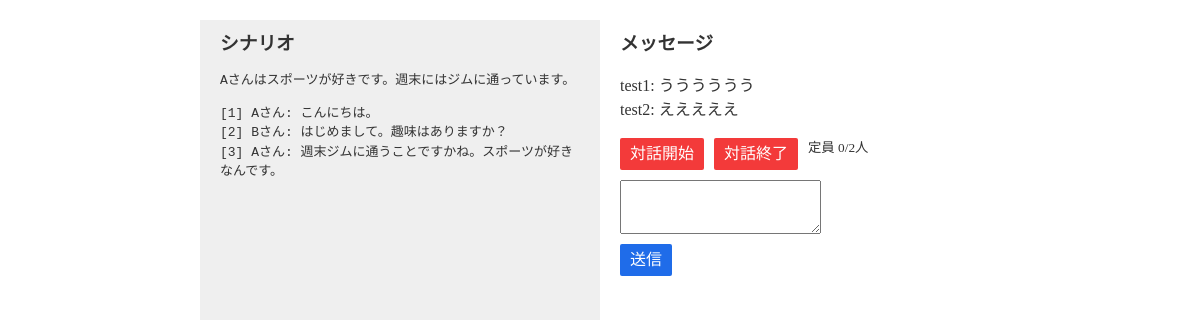
Page /rooms/dc348de0d14d42df91eff0578154f648 (signed in) on the committed database.
### flaskr/models/scenario.py (models this page shows, shortened)
class Scenario(db.Model):
    __tablename__ = "scenarios"
    id    = db.Column("id",    db.Integer,      primary_key=True)
    title = db.Column("title", db.String(100),  nullable=False,   unique=True)
    text  = db.Column("text",  db.String(5000), nullable=False)

### flaskr/models/message.py (models this page shows, shortened)
class Message(db.Model):
    __tablename__ = "messages"
    id      = db.Column("id",       db.Integer,     primary_key=True)
    text    = db.Column("status",   db.String(100), nullable=False)
    room_id = db.Column("room_id",  db.Integer, db.ForeignKey("rooms.id"), nullable=False)
    user_id = db.Column("user_id",  db.Integer, db.ForeignKey("users.id"), nullable=False)

### flaskr/models/user.py (models this page shows, shortened)
class User(db.Model):
    __tablename__ = "users"
    id        = db.Column("id",       db.Integer,     primary_key=True)
    name      = db.Column("name",     db.String(100), nullable=False, unique=True)
    role      = db.Column("role",     db.Enum(Role),  nullable=False,              default=Role.NORMAL)
    _password = db.Column("password", db.String(100), nullable=False)
    messages  = db.relationship("Message", backref="user", lazy=True)
    def _get_password(self):
        return self._password
    def _set_password(self, password):
        password = self.validate_password("password", password)
        if password:
            password = password.strip()
        self._password = generate_password_hash(password)
    password_descriptor = property(_get_password, _set_password)
    password = synonym("_password", descriptor=password_descriptor)
    def __repr__(self):
        return "<User id={self.id} name={self.name!r}>".format(self=self)
    def is_admin(self):
        return self.role == Role.ADMIN

### flaskr/views/rooms.py (the view)
@bp.route("/<string:hash_id>", methods=["GET"])
@login_required
def show(hash_id):
    user = g.user
    room = fetch_room_from_hash_id(hash_id)
    if room is None:
        abort(404)
    try:
        if user.is_admin():
            scenarios = room.scenarios
        else:
            if room.status == Status.USED:
                abort(404)
            room.include(user)
            scenarios = [room.fetch_scenario_of(user)]
        current_app.logger.info(f"[/rooms/{hash_id}] {user}")
        return render_template("rooms/show.html", room=room, scenarios=scenarios)
    except Exception as error:
        flash(error.args[0])
    return redirect(url_for("rooms.index"))

### flaskr/views/__init__.py (called while the page is built)
def login_required(f):
    @wraps(f)
    def decorated_view(*args, **kwargs):
        if g.user is None:
            return redirect(url_for("auth.login", next=request.path))
        return f(*args, **kwargs)
    return decorated_view

def load_user():
    user_id = session.get("user_id")
    if user_id is None:
        g.user = None
    else:
        g.user = User.query.get(user_id)

### flaskr/views/rooms.py (called while the page is built)
def fetch_room_from_hash_id(hash_id):
    room_list = Room.query.filter_by(hash_id=hash_id).all()
    if len(room_list) == 0:
        return None
    return room_list[0]

### flaskr/templates/rooms/show.html (shortened to what this page needs)
{% extends "layout_simple.html" %}
{% block body %}
  <div class="flex">
    <div class="scenario_area">
      <h3>シナリオ</h3>
      {% for scenario in scenarios %}
        <pre>{{ scenario.text }}</pre>
      {% endfor %}
    </div>
    <div class="message_area">
      <h3>メッセージ</h3>
      <ol id="messageList">
        {% for message in room.messages %}
          <li>
            <div class="message">
              {{ message.user.name }}: {{ message.text }}
            </div>
          </li>
        {% endfor %}
      </ol>
      <div class="form_horizontal">
        <input type="submit" value="対話開始" onclick="startMessage()" class="button danger">
        <input type="submit" value="対話終了" onclick="endMessage()" class="button danger">
        <small>定員 <span id="userList">0</span>/{{ room.scenarios|length }}人</small>
      </div>
      <form action="" method="" id="form">
        <div class="form_horizontal">
          <textarea type="text" id="text" name="text" /></textarea>
        </div>
        <div class="form_horizontal">
          <input type="submit" value="送信" class="button">
        </div>
      </form>
    </div>
  </div>
{% endblock %}

### flaskr/static/style.css (style rules this page uses)
:root { --color--white: #FFFFFF; --color--black: #333333; --color--gray: #EFEFEF; --color--green: #2FB76A; --color--blue: #1F6CE9; --color--lightblue: #66CDEF; --color--darkblue: #1B59BE; --color--red: #F33A3A; --color--darkred: #BE1414; --coloralpha--black: #3333332F; }
*, *::before, *::after { box-sizing: border-box; }
body { color: var(--color--black); }
pre { white-space: pre-wrap; }
.flex { display: flex; }
.form_horizontal { display: flex; margin: 10px auto; }
.form_horizontal > * { margin-right: 10px; }
.button { -webkit-appearance: button; -moz-appearance: button; appearance: button; text-decoration: none; color: initial; cursor: pointer; padding: 4px 10px; background: var(--color--blue); color: var(--color--white); border: 0; border-radius: 2px; }
.button.danger { background: var(--color--red); }
.scenario_area { flex: 1; background: var(--color--gray); padding: 10px 20px; height: calc(100vh - 40px); }
.message_area { flex: 1; background: var(--color--white); padding: 10px 20px; height: calc(100vh - 40px); }
.message_area ol { list-style: none; padding: 0; }

### rows in the picture
Scenario: text "Aさんはスポーツが好きです。週末にはジムに通っています。"
Scenario: text "[1] Aさん: こんにちは。 [2] Bさん: はじめまして。趣味はありますか？ [3] Aさん: 週末ジムに通うことですかね。スポーツが好きなんです。"
Message: user.name "test1", text "うううううう"
Message: user.name "test2", text "えええええ"

### other values in the picture
{{ room.scenarios|length }} "2"
